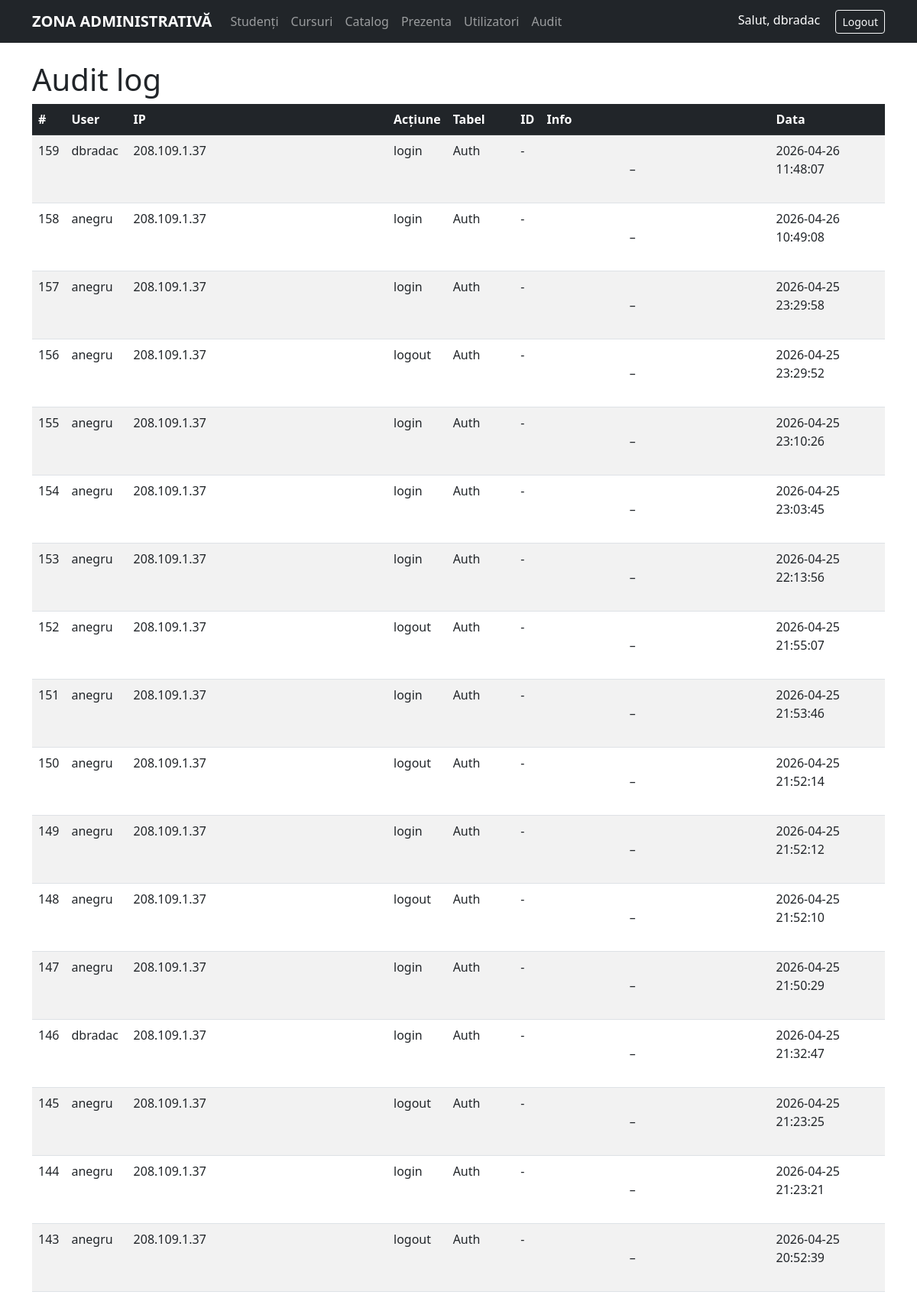
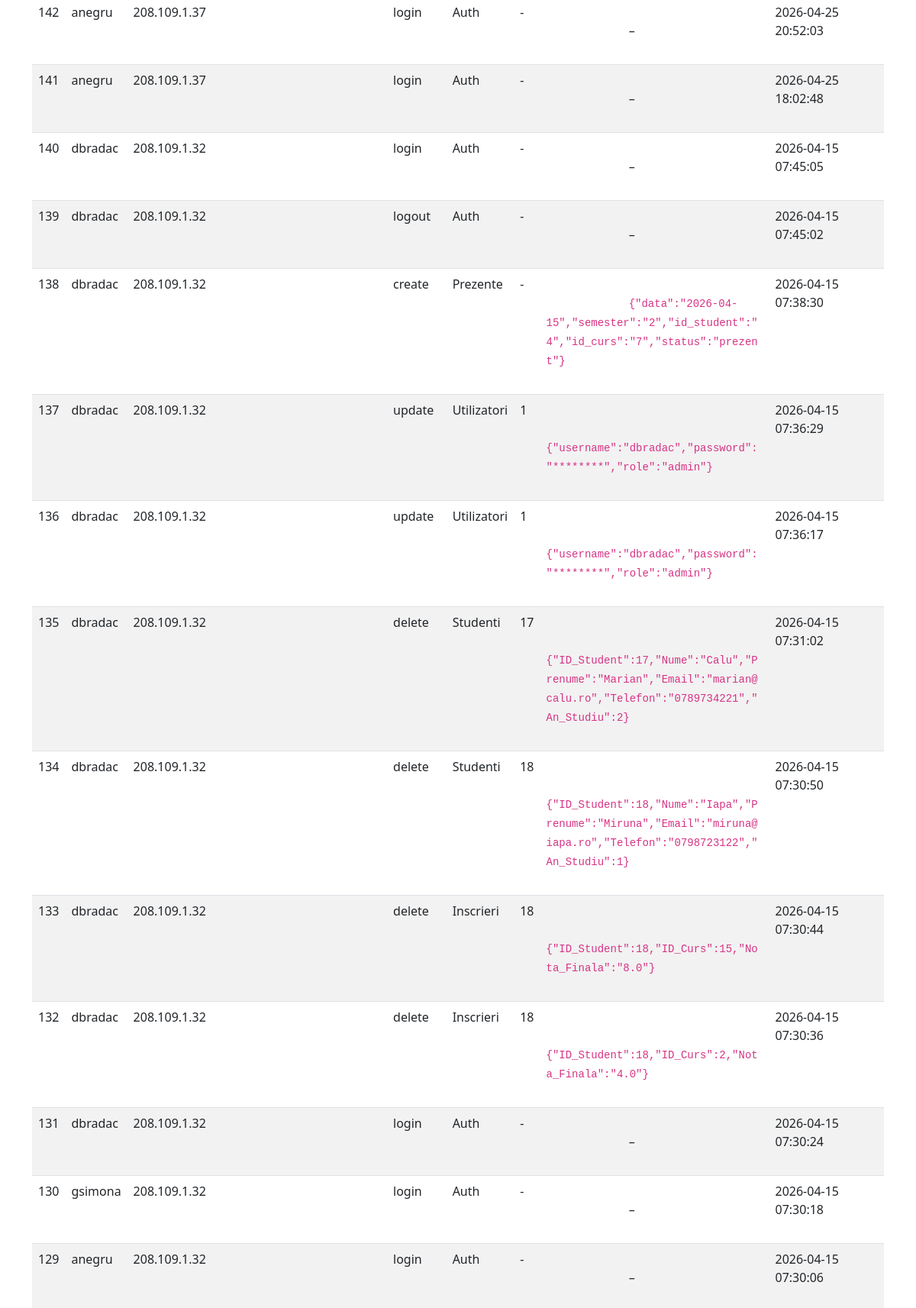
The app's page /index.php?resource=audit (signed in, upper part) with its own data (2 pictures, top to bottom).
### tables this page shows
CREATE TABLE `Audit_Log` (
  `ID_Audit` int(11) NOT NULL,
  `ID_User` int(11) NOT NULL,
  `IP` varchar(45) NOT NULL,
  `Actiune` varchar(20) NOT NULL,
  `Entitate` varchar(30) NOT NULL,
  `ID_Ent` int(11) DEFAULT NULL,
  `Info` text DEFAULT NULL,
  `Created_at` timestamp NOT NULL DEFAULT current_timestamp()
);

CREATE TABLE `Utilizatori` (
  `ID_User` int(10) UNSIGNED NOT NULL,
  `username` varchar(50) NOT NULL,
  `password_hash` varchar(255) NOT NULL,
  `Role` enum('admin','secretar','profesor') NOT NULL DEFAULT 'profesor'
);

### src/Controllers/AuditController.php (called while the page is built, shortened)
<?php
class AuditController extends Controller
{
    public function index()
    {
        $db   = Database::getInstance()->getConnection();
        $logs = $db->query(
            "SELECT al.*, u.username
             FROM Audit_Log al
             LEFT JOIN Utilizatori u ON u.ID_User = al.ID_User
             ORDER BY al.ID_Audit DESC"
        )->fetchAll();
        include __DIR__ . '/../../views/audit/list.php';
    }
}

### index.php (called while the page is built, shortened)
<?php
$resource = $_GET['resource'] ?? 'students';
$action   = $_GET['action']   ?? 'index';
switch ($resource) {
    case 'audit':
    $ctrl = new \App\Controllers\AuditController(); break;
}
call_user_func([$ctrl, $action]);

### views/audit/list.php (the view, shortened to what this page needs)
<?php include __DIR__ . '/../templates/header.php'; ?>
<h1>Audit log</h1>
<div class="table-responsive">
  <table class="table table-striped">
    <thead class="table-dark">
      <tr>
        <th>#</th>
        <th>User</th>
        <th>IP</th>
        <th>Acțiune</th>
        <th>Tabel</th>
        <th>ID</th>
        <th>Info</th>
        <th>Data</th>
      </tr>
    </thead>
    <tbody>
      <?php foreach ($logs as $l): ?>
        <tr>
          <td><?= $l['ID_Audit'] ?></td>
          <td><?= htmlspecialchars($l['username']) ?></td>
          <td><?= $l['IP'] ?></td>
          <td><?= $l['Actiune'] ?></td>
          <td><?= $l['Entitate'] ?></td>
          <td><?= $l['ID_Ent'] ?? '-' ?></td>
          <td style="white-space: pre-wrap; max-width: 300px;">
            <?php if (!empty($l['Info'])): ?>
              <code><?= htmlspecialchars($l['Info']) ?></code>
            <?php else: ?>
              &ndash;
            <?php endif; ?>
          </td>
          <td><?= $l['Created_at'] ?></td>
        </tr>
      <?php endforeach; ?>
    </tbody>
  </table>
</div>
<?php include __DIR__ . '/../templates/footer.php'; ?>

### records on screen
audit_log: ID_Audit "159", ID_User.username "dbradac", IP "208.109.1.37", Actiune "login", Entitate "Auth", ID_Ent "-", Created_at "2026-04-26 11:48:07"
audit_log: ID_Audit "158", ID_User.username "anegru", IP "208.109.1.37", Actiune "login", Entitate "Auth", ID_Ent "-", Created_at "2026-04-26 10:49:08"
audit_log: ID_Audit "157", ID_User.username "anegru", IP "208.109.1.37", Actiune "login", Entitate "Auth", ID_Ent "-", Created_at "2026-04-25 23:29:58"
audit_log: ID_Audit "156", ID_User.username "anegru", IP "208.109.1.37", Actiune "logout", Entitate "Auth", ID_Ent "-", Created_at "2026-04-25 23:29:52"
audit_log: ID_Audit "155", ID_User.username "anegru", IP "208.109.1.37", Actiune "login", Entitate "Auth", ID_Ent "-", Created_at "2026-04-25 23:10:26"
audit_log: ID_Audit "154", ID_User.username "anegru", IP "208.109.1.37", Actiune "login", Entitate "Auth", ID_Ent "-", Created_at "2026-04-25 23:03:45"
audit_log: ID_Audit "153", ID_User.username "anegru", IP "208.109.1.37", Actiune "login", Entitate "Auth", ID_Ent "-", Created_at "2026-04-25 22:13:56"
audit_log: ID_Audit "152", ID_User.username "anegru", IP "208.109.1.37", Actiune "logout", Entitate "Auth", ID_Ent "-", Created_at "2026-04-25 21:55:07"
audit_log: ID_Audit "151", ID_User.username "anegru", IP "208.109.1.37", Actiune "login", Entitate "Auth", ID_Ent "-", Created_at "2026-04-25 21:53:46"
audit_log: ID_Audit "150", ID_User.username "anegru", IP "208.109.1.37", Actiune "logout", Entitate "Auth", ID_Ent "-", Created_at "2026-04-25 21:52:14"
audit_log: ID_Audit "149", ID_User.username "anegru", IP "208.109.1.37", Actiune "login", Entitate "Auth", ID_Ent "-", Created_at "2026-04-25 21:52:12"
audit_log: ID_Audit "148", ID_User.username "anegru", IP "208.109.1.37", Actiune "logout", Entitate "Auth", ID_Ent "-", Created_at "2026-04-25 21:52:10"
audit_log: ID_Audit "147", ID_User.username "anegru", IP "208.109.1.37", Actiune "login", Entitate "Auth", ID_Ent "-", Created_at "2026-04-25 21:50:29"
audit_log: ID_Audit "146", ID_User.username "dbradac", IP "208.109.1.37", Actiune "login", Entitate "Auth", ID_Ent "-", Created_at "2026-04-25 21:32:47"
audit_log: ID_Audit "145", ID_User.username "anegru", IP "208.109.1.37", Actiune "logout", Entitate "Auth", ID_Ent "-", Created_at "2026-04-25 21:23:25"
audit_log: ID_Audit "144", ID_User.username "anegru", IP "208.109.1.37", Actiune "login", Entitate "Auth", ID_Ent "-", Created_at "2026-04-25 21:23:21"
audit_log: ID_Audit "143", ID_User.username "anegru", IP "208.109.1.37", Actiune "logout", Entitate "Auth", ID_Ent "-", Created_at "2026-04-25 20:52:39"
audit_log: ID_Audit "142", ID_User.username "anegru", IP "208.109.1.37", Actiune "login", Entitate "Auth", ID_Ent "-", Created_at "2026-04-25 20:52:03"
audit_log: ID_Audit "141", ID_User.username "anegru", IP "208.109.1.37", Actiune "login", Entitate "Auth", ID_Ent "-", Created_at "2026-04-25 18:02:48"
audit_log: ID_Audit "140", ID_User.username "dbradac", IP "208.109.1.32", Actiune "login", Entitate "Auth", ID_Ent "-", Created_at "2026-04-15 07:45:05"
audit_log: ID_Audit "139", ID_User.username "dbradac", IP "208.109.1.32", Actiune "logout", Entitate "Auth", ID_Ent "-", Created_at "2026-04-15 07:45:02"
audit_log: ID_Audit "138", ID_User.username "dbradac", IP "208.109.1.32", Actiune "create", Entitate "Prezente", ID_Ent "-", Info "{\"data\":\"2026-04-15\",\"semester\":\"2\",\"id_student\":\"4\",\"id_curs\":\"7\",\"status\":\"prezent\"}", Created_at "2026-04-15 07:38:30"
audit_log: ID_Audit "137", ID_User.username "dbradac", IP "208.109.1.32", Actiune "update", Entitate "Utilizatori", ID_Ent "1", Info "{\"username\":\"dbradac\",\"password\":\"********\",\"role\":\"admin\"}", Created_at "2026-04-15 07:36:29"
audit_log: ID_Audit "136", ID_User.username "dbradac", IP "208.109.1.32", Actiune "update", Entitate "Utilizatori", ID_Ent "1", Info "{\"username\":\"dbradac\",\"password\":\"********\",\"role\":\"admin\"}", Created_at "2026-04-15 07:36:17"
audit_log: ID_Audit "135", ID_User.username "dbradac", IP "208.109.1.32", Actiune "delete", Entitate "Studenti", ID_Ent "17", Info "{\"ID_Student\":17,\"Nume\":\"Calu\",\"Prenume\":\"Marian\",\"Email\":\"marian@calu.ro\",\"Telefon\":\"0789734221\",\"An_Studiu\":2}", Created_at "2026-04-15 07:31:02"
audit_log: ID_Audit "134", ID_User.username "dbradac", IP "208.109.1.32", Actiune "delete", Entitate "Studenti", ID_Ent "18", Info "{\"ID_Student\":18,\"Nume\":\"Iapa\",\"Prenume\":\"Miruna\",\"Email\":\"miruna@iapa.ro\",\"Telefon\":\"0798723122\",\"An_Studiu\":1}", Created_at "2026-04-15 07:30:50"
audit_log: ID_Audit "133", ID_User.username "dbradac", IP "208.109.1.32", Actiune "delete", Entitate "Inscrieri", ID_Ent "18", Info "{\"ID_Student\":18,\"ID_Curs\":15,\"Nota_Finala\":\"8.0\"}", Created_at "2026-04-15 07:30:44"
audit_log: ID_Audit "132", ID_User.username "dbradac", IP "208.109.1.32", Actiune "delete", Entitate "Inscrieri", ID_Ent "18", Info "{\"ID_Student\":18,\"ID_Curs\":2,\"Nota_Finala\":\"4.0\"}", Created_at "2026-04-15 07:30:36"
audit_log: ID_Audit "131", ID_User.username "dbradac", IP "208.109.1.32", Actiune "login", Entitate "Auth", ID_Ent "-", Created_at "2026-04-15 07:30:24"
audit_log: ID_Audit "130", ID_User.username "gsimona", IP "208.109.1.32", Actiune "login", Entitate "Auth", ID_Ent "-", Created_at "2026-04-15 07:30:18"
audit_log: ID_Audit "129", ID_User.username "anegru", IP "208.109.1.32", Actiune "login", Entitate "Auth", ID_Ent "-", Created_at "2026-04-15 07:30:06"

### other values on screen
$_SESSION['user']['username'] "dbradac"
